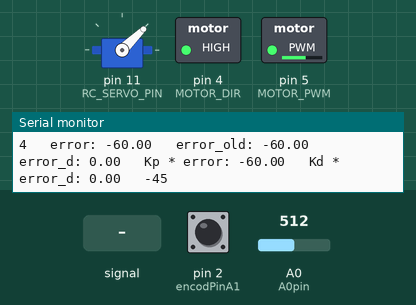
This sketch was run on a simulated Arduino Uno, built with avr-gcc and run on an emulated ATmega328P. On the bench: servo, switched loads named in the sketch (green lamp = pin HIGH), the last lines printed to the serial monitor. The test bench sets the inputs (shaded band); at power-on: A0 (A0pin) = 512, pin 2 (encodPinA1) HIGH. Pins used as bus, display or sensor lines are not drawn.

Above: at 1.2 s.
1.3 s: A0 (A0pin) fed a 200 Hz sine of ±81 counts around its level
At 1.6 s:
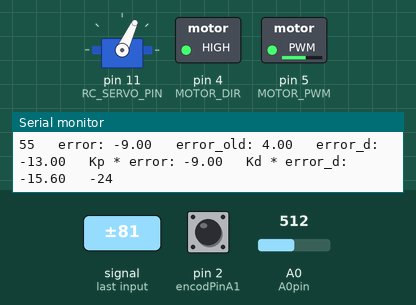
4.3 s: A0 (A0pin) set to 499
5.8 s: A0 (A0pin) set to 327
7.3 s: A0 (A0pin) set to 300
At 7.9 s:
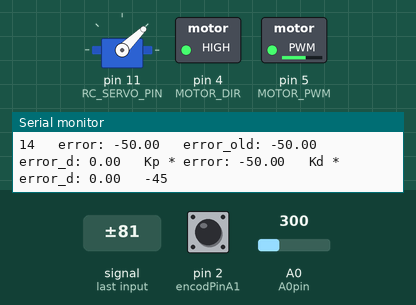
Timing chart, 0 to 9.8 s (numbered marks = the images above; inputs shaded):
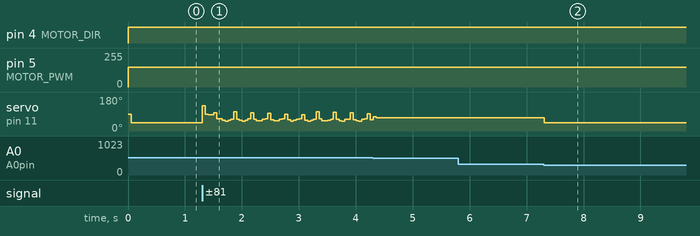

Measured:
- the behaviour switches between 316 and 315 on A0 (A0pin) (found by bisection; images 1 and 2)
- after the input at 7.3 s, servo on pin 11 (RC_SERVO_PIN): 71° → 44° at once

The sketch:

20231122_VLF_line_pid.ino
```cpp
#include <NewPing.h>
#include <Servo.h>
#include <MsTimer2.h>

#define LINE_PRINT   1
#define encodPinA1   2
#define encodPinB1   3
#define MOTOR_DIR    4
#define MOTOR_PWM    5
#define A0pin        A0
#define SIpin        13
#define CLKpin       12
#define RC_SERVO_PIN 11

#define LEFT_STEER_ANGLE    -45
#define RIGHT_STEER_ANGLE    45
#define NEURAL_ANGLE         90
#define NEURAL_ANGLE_offset   -1

#define MAX_DISTANCE  350

#define threshold_valus 60
#define NPIXELS         128
#define OFFSET          0

float Kp = 1.0;
float Ki = 0;
float Kd = 1.2;

byte Pixel[NPIXELS];

int LineSensor_Data[NPIXELS];
int LineSensor_Data_Adaption[NPIXELS];   // 최대최소 구분
int MAX_LineSensor_Data[NPIXELS];       // Max value of sensor
int MIN_LineSensor_Data[NPIXELS];       // Min value of sensor

int Steering_Angle = 0;
int steer_data = 0;

int Line_Center       = NPIXELS / 2;
int Line_L_Center     = 10;
int Line_R_Center     = NPIXELS - 10;

int Line_L_Center_old = 10;
int Line_R_Center_old = NPIXELS - 10;


float error    = 0;
float error_s  = 0;
float error_d  = 0;
float error_old = 0;

//double Line_L_Center;
//double Line_R_Center;

/*
  ////////////////////////////// SONAR ////////////////////////////////////////////
  NewPing R_sensor(49, 48, MAX_DISTANCE);
  float R_Sonar_Error = 0.0;
  float R_Sonar_distance = 0.0;
  float R_Sonar_distance_old = 0.0;

  NewPing F_sensor(53, 52, MAX_DISTANCE);
  float L_Sonar_Error = 0.0;
  float L_Sonar_distance = 0.0;
  float L_Sonar_distance_old = 0.0;

  NewPing L_sensor(51, 50, MAX_DISTANCE);
  float F_Sonar_Error = 0.0;
  float F_Sonar_distance = 0.0;
  float F_Sonar_distance_old = 0.0;


  void read_sonar_sensor(void)
  { //초음파센서 측정
  R_Sonar_distance = R_sensor.ping_cm() * 10.0;
  L_Sonar_distance = L_sensor.ping_cm() * 10.0;
  F_Sonar_distance = F_sensor.ping_cm() * 10.0;
  if (R_Sonar_distance == 0)
  {
    R_Sonar_distance = MaxDistance * 10.0;
  }
  if (L_Sonar_distance == 0)
  {
    L_Sonar_distance = MaxDistance * 10.0;
  }
  if (F_Sonar_distance == 0)
  {
    F_Sonar_distance = MaxDistance * 10.0;
  }
  }

  void update_sonar_old(void)
  { //초음파 센서의 옛날값 저장
  R_Sonar_distance_old = R_Sonar_distance;
  L_Sonar_distance_old = L_Sonar_distance;
  F_Sonar_distance_old = F_Sonar_distance;
  }

  void update_sonar_error(void)
  { //초음파 센서의 옛날값과 현재값의 차이 저장
  R_Sonar_Error = R_Sonar_distance - R_Sonar_distance_old;
  L_Sonar_Error = L_Sonar_distance - L_Sonar_distance_old;
  F_Sonar_Error = F_Sonar_distance - F_Sonar_distance_old;
  }


  void read_ultrasonic_sensor(void)
  {
  UltrasonicSensorData[0] = sonar[0].ping_cm();
  UltrasonicSensorData[1] = sonar[1].ping_cm();
  UltrasonicSensorData[2] = sonar[2].ping_cm();
  UltrasonicSensorData[3] = sonar[3].ping_cm();
  UltrasonicSensorData[4] = sonar[4].ping_cm();
  }

  void Robot_Mode_Define(void)
  {
  read_ultrasonic_sensor();
  mode = 0;
  for (int i = 0; i < 4; i++)
  {
    if (UltrasonicSensorData[i] == 0) UltrasonicSensorData[i] = MAX_DISTANCE;
  }

  //양 옆에 벽이 있고, 앞에 가로막음
  if ((UltrasonicSensorData[0] <= 20) &&  (UltrasonicSensorData[1] <= 20) && (UltrasonicSensorData[2] <= 25))
    mode = 1;
  }
*/

volatile long encoderPos = 0;

#define FASTADC 1
#define cbi(sfr, bit) (_SFR_BYTE(sfr) &= ~_BV(bit))
#define sbi(sfr, bit) (_SFR_BYTE(sfr) |= _BV(bit))

Servo Steeringservo;


int steering_control()
{
  // 서보 angle값 제한
  if (Steering_Angle <= LEFT_STEER_ANGLE)  Steering_Angle = LEFT_STEER_ANGLE;
  if (Steering_Angle >= RIGHT_STEER_ANGLE) Steering_Angle = RIGHT_STEER_ANGLE;

  Steeringservo.write(Steering_Angle + NEURAL_ANGLE + NEURAL_ANGLE_offset);
}

void encoderB()
{
  delayMicroseconds(2);
  if (digitalRead(encodPinB1) == LOW) encoderPos++;
  else                                encoderPos--;
}

/*
  void line_adaptation(void)
  {
  //
  int i;
  for (i = 0; i < NPIXELS; i++)
  {
    if (LineSensor_Data[i] >= MAX_LineSensor_Data[i]) MAX_LineSensor_Data[i] = LineSensor_Data[i];
    if (LineSensor_Data[i] <= MIN_LineSensor_Data[i]) MIN_LineSensor_Data[i] = LineSensor_Data[i];
  }
  }
*/

void read_line_sensor(void)
{
  int i;
  delayMicroseconds (1);
  delay(10);

  digitalWrite (CLKpin, LOW);
  digitalWrite (SIpin, HIGH);
  digitalWrite (CLKpin, HIGH);
  digitalWrite (SIpin, LOW);

  delayMicroseconds (1);

  for (i = 0; i < NPIXELS; i++)
  {
    Pixel[i] = analogRead (A0pin);
    digitalWrite (CLKpin, LOW);
    delayMicroseconds (1);
    digitalWrite (CLKpin, HIGH);
  }

}

void line_data_serial_print(void)
{
  if (LINE_PRINT != 1)  return;

  for (int i = 0; i < NPIXELS; i++)
  {
    Serial.print(LineSensor_Data_Adaption[i]);
    //Serial.print((byte)Pixel[i]);
    Serial.print(" ");
  }

  Serial.print(Line_L_Center); //노랑
  Serial.print(" ");
  Serial.print(Line_R_Center); //파랑
  Serial.print(" ");
  Serial.print(Line_Center);   //빨강
  Serial.println(" ");
}

void threshold(void)
{
  int i;
  for (i = 0; i < NPIXELS; i++)
  {
    if (Pixel[i] >= threshold_valus)
    {
      LineSensor_Data_Adaption[i] = 255;
    }
    else
    {
      LineSensor_Data_Adaption[i] = 0;
    }
  }
}

void find_line_center(void)
{
  int i;
  long sum = 0;
  long x_sum = 0;
  int distance_L = 0; int distance_R = 0;

  for (i = 0; i < NPIXELS; i++)
  {
    sum += LineSensor_Data_Adaption[i];
    x_sum += (LineSensor_Data_Adaption[i]) * i;
  }
  Line_Center = (x_sum / sum);

  if (LineSensor_Data_Adaption[Line_Center] != 255) // Line이 2개 검출 될때
  {
    for (i = 0, sum = 0, x_sum = 0; i < Line_Center; i++)
    {
      sum  += LineSensor_Data_Adaption[i];
      x_sum += LineSensor_Data_Adaption[i] * i;
    }

    if (sum !=  0) Line_L_Center = (x_sum / sum);

    for (i = Line_Center, sum = 0, x_sum = 0; i < NPIXELS; i++)
    {
      sum += LineSensor_Data_Adaption[i];
      x_sum += LineSensor_Data_Adaption[i] * i;
    }

    if (sum !=  0) Line_R_Center = (x_sum / sum);

    Line_Center = (Line_R_Center + Line_L_Center) / 2;
  }
  else
  {
    distance_L = abs(Line_Center - Line_L_Center_old);
    distance_R = abs(Line_Center - Line_R_Center_old);
    if (distance_L < distance_R)
    {
      Line_L_Center = Line_Center;
      Line_R_Center = Line_L_Center + 33;
    }

    if (distance_L > distance_R)
    {
      Line_R_Center = Line_Center;
      Line_L_Center = Line_R_Center - 33;
    }

    Line_Center = (Line_R_Center + Line_L_Center) / 2;
  }

  Line_L_Center_old = Line_L_Center;
  Line_R_Center_old = Line_R_Center;

}

void PID_line_control()
{

  error   = Line_Center - NPIXELS / 2 + OFFSET ; // 카메라 보정 방향 반대시 전체에 -1 곱하기
  error_d = error - error_old;
  error_s = (error_s >= 5) ?   5 : error_s;
  error_s = (error_s <= -5) ? -5 : error_s;

  Steering_Angle = Kp * error + Kd * error_d + Ki * error_s;

  if (fabs(error) <= 1)
  {
    error_s = 0;
  }

  steering_control();
  Serial.print(Line_Center);
  Serial.print("   ");
  Serial.print("error: ");
  Serial.print(error);
  Serial.print("   ");
  Serial.print("error_old: ");
  Serial.print(error_old);
  Serial.print("   ");
  Serial.print("error_d: ");
  Serial.print(error_d);
  Serial.print("   ");
  Serial.print("Kp * error: ");
  Serial.print(Kp * error);
  Serial.print("   ");
  Serial.print("Kd * error_d: ");
  Serial.print(Kd * error_d);
  Serial.print("   ");
  Serial.print(Steering_Angle);
  Serial.println("   ");

  error_old = error;

}

void motor_control(int speed)
{
  if (speed >= 0) {
    digitalWrite(MOTOR_DIR, HIGH);
    analogWrite(MOTOR_PWM, speed);
  }
  else {
    digitalWrite(MOTOR_DIR, LOW);
    analogWrite(MOTOR_PWM, -speed);
  }
}

void CallBack()
{
  read_line_sensor();
  threshold();
  //line_data_serial_print();
  find_line_center();
  PID_line_control();
}

void interrupt_setup(void)
{
  pinMode(encodPinA1, INPUT_PULLUP);                  // quadrature encoder input A
  pinMode(encodPinB1, INPUT_PULLUP);                  // quadrature encoder input B
  attachInterrupt(0, encoderB, FALLING);               // update encoder position
  TCCR1B = TCCR1B & 0b11111000 | 1;                   // To prevent Motor Noise
}

void setup() {
  // put your setup code here, to run once:
  for (int a = 0; a < NPIXELS; a++) {
    LineSensor_Data[a] = 0;
    LineSensor_Data_Adaption[a] = 0;
    MAX_LineSensor_Data[a] = 1023;
    MIN_LineSensor_Data[a] = 0;
  }

  pinMode(SIpin, OUTPUT);
  pinMode(CLKpin, OUTPUT);
  // pinMode(A0pin, INPUT);
  digitalWrite(CLKpin, LOW);
  digitalWrite(SIpin, LOW);

#if FASTADC
  sbi(ADCSRA, ADPS2);
  cbi(ADCSRA, ADPS1);
  cbi(ADCSRA, ADPS0);
#endif

  pinMode(MOTOR_DIR, OUTPUT);
  pinMode(MOTOR_PWM, OUTPUT);

  Steeringservo.attach(RC_SERVO_PIN);
  Steeringservo.write(NEURAL_ANGLE);

  interrupt_setup();

  MsTimer2::set(50, CallBack);
  MsTimer2::start();

  Serial.begin(115200);

  //delay(500);
}

void loop()
{
  /*
    Robot_Mode_Define();
    switch (mode)
    {
    case 0:
      motor_control(150); //속도 130
      break;
    case 1:
      motor_control(0); //속도 130
      break;
    default:
      motor_control(150);
      break;
    }
  */
  // Steeringservo.write(NEURAL_ANGLE + NEURAL_ANGLE_offset);
  motor_control(150); //속도 130
}
```
